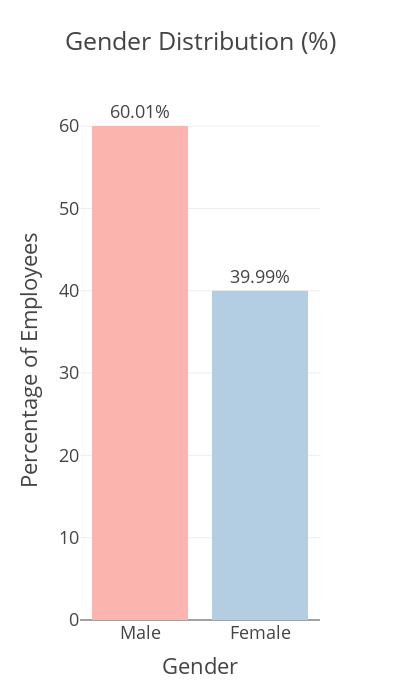

Here is the notebook cell this chart was saved with:
### Code cell
gender_dist = HR_Analytics_df['Gender'].value_counts(normalize=True).reset_index()
gender_dist.columns = ['Gender', 'Percentage']
gender_dist['Percentage'] *= 100

fig = px.bar(
    gender_dist,
    x='Gender',
    y='Percentage',
    text='Percentage',
    color='Gender',
    color_discrete_sequence=px.colors.qualitative.Pastel1,
    title='Gender Distribution (%)',
    width=400,     
    height=700    
)

fig.update_layout(
    template="presentation",
    xaxis_title='Gender',
    yaxis_title='Percentage of Employees',
    showlegend=False,
    paper_bgcolor="rgba(0,0,0,0)",
    plot_bgcolor="rgba(0,0,0,0)"
)

fig.update_traces(texttemplate='%{text:.2f}%', textposition='outside')
fig.show()

fig.write_image(os.path.join(results_dir, 'gender_distribution.jpg'))
fig.write_image(os.path.join(results_dir, 'gender_distribution.png'))
fig.write_html(os.path.join(results_dir, 'gender_distribution.html'))

### Figure 1 — Plotly figure (JSON) as saved in the notebook; plotly's stock layout.template omitted (floating-point values rounded to 4 significant figures)
{"data": [{"hovertemplate": "Gender=%{x}<br>Percentage=%{text}<extra></extra>", "legendgroup": "Male", "marker": {"color": "rgb(251,180,174)", "pattern": {"shape": ""}}, "name": "Male", "orientation": "v", "showlegend": true, "text": [60.01], "textposition": "outside", "texttemplate": "%{text:.2f}%", "type": "bar", "x": ["Male"], "xaxis": "x", "y": [60.01], "yaxis": "y"}, {"hovertemplate": "Gender=%{x}<br>Percentage=%{text}<extra></extra>", "legendgroup": "Female", "marker": {"color": "rgb(179,205,227)", "pattern": {"shape": ""}}, "name": "Female", "orientation": "v", "showlegend": true, "text": [39.99], "textposition": "outside", "texttemplate": "%{text:.2f}%", "type": "bar", "x": ["Female"], "xaxis": "x", "y": [39.99], "yaxis": "y"}], "layout": {"barmode": "relative", "height": 700, "legend": {"title": {"text": "Gender"}, "tracegroupgap": 0}, "paper_bgcolor": "rgba(0, 0, 0, 0)", "plot_bgcolor": "rgba(0, 0, 0, 0)", "showlegend": false, "title": {"text": "Gender Distribution (%)"}, "width": 400, "xaxis": {"anchor": "y", "autorange": true, "categoryarray": ["Male", "Female"], "categoryorder": "array", "domain": [0, 1], "range": [-0.5, 1.5], "title": {"text": "Gender"}, "type": "category"}, "yaxis": {"anchor": "x", "autorange": true, "domain": [0, 1], "range": [0, 63.17], "title": {"text": "Percentage of Employees"}, "type": "linear"}}}
